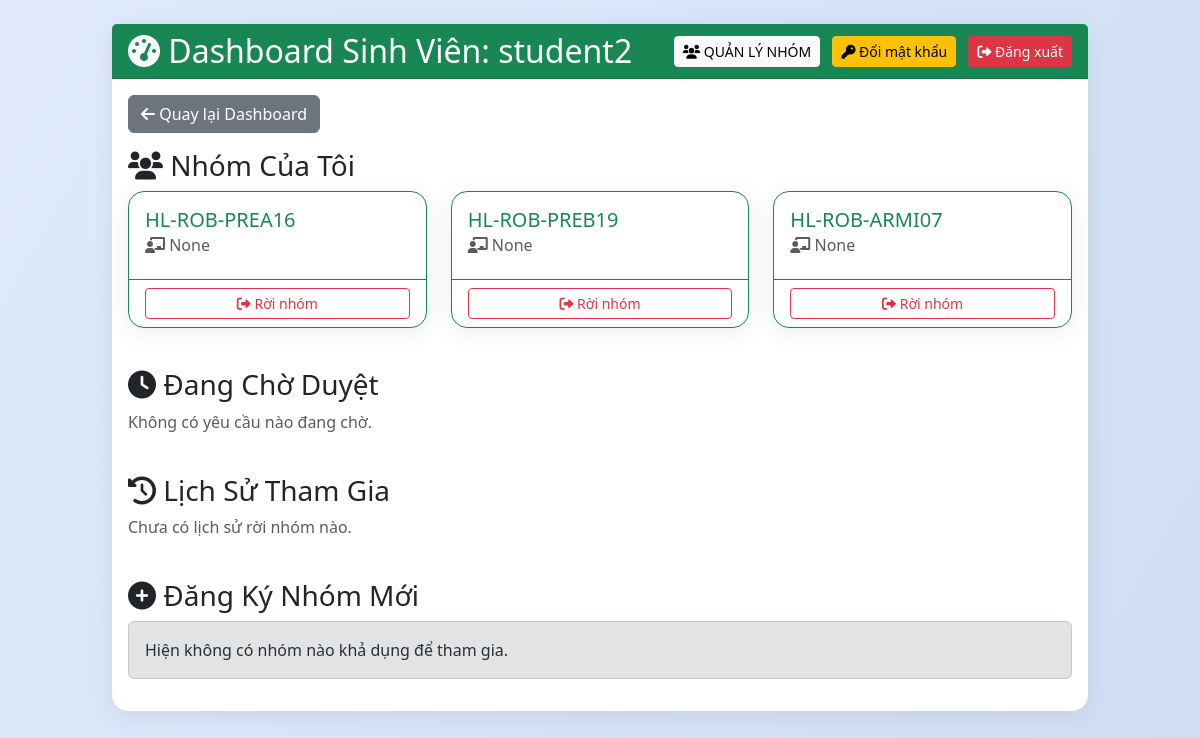
/student/groups (signed in), run on the app's committed database.
### tables this page shows
CREATE TABLE users (
            id INTEGER PRIMARY KEY AUTOINCREMENT,
            username TEXT UNIQUE,
            password TEXT,
            role TEXT,
            email TEXT UNIQUE,
            rsa_private BLOB,
            salt TEXT,
            full_name TEXT,
            student_id TEXT,
            class_name TEXT,
            status TEXT DEFAULT 'approved',
            approval_note TEXT,
            selected_teachers TEXT,
            teacher_id TEXT,
            failed_attempts INTEGER DEFAULT 0,
            lock_until TEXT
        , is_deleted INTEGER DEFAULT 0, is_locked INTEGER DEFAULT 0);

CREATE TABLE groups (
            id INTEGER PRIMARY KEY AUTOINCREMENT,
            name TEXT,
            teacher_id INTEGER,
            description TEXT,
            code TEXT
        , aes_key BLOB);

### app.py (the view, shortened to what this page needs)
@app.route('/student/groups', methods=['GET','POST'])
@login_required
def student_groups():
    if current_user.role != 'student': return redirect('/dashboard')
    my_groups = c.execute("""
        SELECT g.id, g.name, u.full_name as teacher_name, g.description
        FROM groups g
        JOIN group_members gm ON g.id = gm.group_id
        JOIN users u ON g.teacher_id = u.id
        WHERE gm.student_id=? AND gm.status='approved'
    """, (current_user.id,)).fetchall()
    pending_groups = c.execute("""
        SELECT g.id, g.name, u.full_name, gm.student_note
        FROM groups g
        JOIN group_members gm ON g.id = gm.group_id
        JOIN users u ON g.teacher_id = u.id
        WHERE gm.student_id=? AND gm.status='pending'
    """, (current_user.id,)).fetchall()
    all_groups = c.execute("SELECT g.id, g.name, u.full_name, g.description, g.code FROM groups g JOIN users u ON g.teacher_id=u.id").fetchall()
    available_groups = []
    for g in all_groups:
        gid = g[0]
        status_row = c.execute("SELECT status FROM group_members WHERE group_id=? AND student_id=?", (gid, current_user.id)).fetchone()
        status = status_row[0] if status_row else None
        if status not in ['approved', 'pending', 'blocked']:
            available_groups.append(g)
    history_groups = c.execute("""
        SELECT g.id, g.name, u.full_name as teacher_name, g.description
        FROM groups g
        JOIN group_members gm ON g.id = gm.group_id
        JOIN users u ON g.teacher_id = u.id
        WHERE gm.student_id=? AND gm.status='left'
    """, (current_user.id,)).fetchall()
    return render_template('student_groups.html', my_groups=my_groups, pending_groups=pending_groups, available_groups=available_groups, history_groups=history_groups)

### app.py (called while the page is built)
@login_manager.user_loader
def load_user(uid):
    row = c.execute("SELECT id, username, role, email FROM users WHERE id=?",(uid,)).fetchone()
    return User(*row) if row else None

@app.before_request
def ensure_csrf_token():
    if 'csrf_token' not in session:
        session['csrf_token'] = secrets.token_hex(16)

@app.after_request
def set_security_headers(resp):
    resp.headers['X-Frame-Options'] = 'SAMEORIGIN'
    resp.headers['X-Content-Type-Options'] = 'nosniff'
    resp.headers['Referrer-Policy'] = 'no-referrer'
    resp.headers['Content-Security-Policy'] = "default-src 'self'; script-src 'self' https://cdn.jsdelivr.net 'unsafe-inline' blob:; worker-src 'self' blob:; style-src 'self' https://cdn.jsdelivr.net https://cdnjs.cloudflare.com 'unsafe-inline'; font-src 'self' https://cdnjs.cloudflare.com; img-src 'self' data:; frame-ancestors 'self'; object-src 'none'"
    return resp

### templates/student_groups.html (shortened to what this page needs)
{% extends "base.html" %}
{% block content %}
<div class="mb-3">
    <a href="/dashboard" class="btn btn-secondary"><i class="fas fa-arrow-left"></i> Quay lại Dashboard</a>
</div>
<div class="row">
    <div class="col-md-12 mb-4">
        <h3><i class="fas fa-users"></i> Nhóm Của Tôi</h3>
        {% if my_groups %}
        <div class="row">
            {% for group in my_groups %}
            <div class="col-md-4 mb-3">
                <div class="card h-100 border-success">
                    <div class="card-body">
                        <h5 class="card-title text-success">
                            <a href="/student/group/{{ group[0] }}" class="text-decoration-none text-success stretched-link">
                                {{ group[1] }}
                            </a>
                        </h5>
                        <h6 class="card-subtitle mb-2 text-muted"><i class="fas fa-chalkboard-teacher"></i> {{ group[2] }}</h6>
                    </div>
                    <div class="card-footer bg-transparent border-success position-relative">
                        <form method="post" onsubmit="return confirm('Bạn có chắc chắn muốn rời khỏi nhóm này? Giáo viên sẽ nhận được thông báo.');" style="position: relative; z-index: 2;">
                            <button type="submit" class="btn btn-outline-danger btn-sm w-100">
                                <i class="fas fa-sign-out-alt"></i> Rời nhóm
                            </button>
                        </form>
                    </div>
                </div>
            </div>
            {% endfor %}
        </div>
        {% else %}
        <div class="alert alert-info">Bạn chưa tham gia nhóm nào.</div>
        {% endif %}
    </div>
    <div class="col-md-12 mb-4">
        <h3><i class="fas fa-clock"></i> Đang Chờ Duyệt</h3>
        {% if pending_groups %}
        <div class="list-group">
            {% for group in pending_groups %}
            <div class="list-group-item list-group-item-warning d-flex justify-content-between align-items-center">
                <div>
                    <h5 class="mb-1">{{ group[1] }}</h5>
                    <small>Giáo viên: {{ group[2] }}</small>
                    {% if group[3] %}
                    <br><small class="text-muted"><em>Ghi chú của bạn: {{ group[3] }}</em></small>
                    {% endif %}
                </div>
                <span class="badge bg-warning text-dark">Pending</span>
            </div>
            {% endfor %}
        </div>
        {% else %}
        <p class="text-muted">Không có yêu cầu nào đang chờ.</p>
        {% endif %}
    </div>
    <div class="col-md-12 mb-4">
        <h3><i class="fas fa-history"></i> Lịch Sử Tham Gia</h3>
        {% if history_groups %}
        <div class="row">
            {% for group in history_groups %}
            <div class="col-md-4 mb-3">
                <div class="card h-100 border-secondary bg-light">
                    <div class="card-body">
                        <h5 class="card-title text-secondary">
                            <a href="/student/group/{{ group[0] }}" class="text-decoration-none text-secondary stretched-link">
                                {{ group[1] }}
                            </a>
                        </h5>
                        <h6 class="card-subtitle mb-2 text-muted"><i class="fas fa-chalkboard-teacher"></i> {{ group[2] }}</h6>
                        <p class="card-text">{{ group[3] }}</p>
                        <span class="badge bg-secondary">Đã rời nhóm</span>
                    </div>
                    <div class="card-footer bg-transparent border-secondary position-relative" style="z-index: 2;">
                         <button class="btn btn-outline-primary btn-sm w-100" data-bs-toggle="modal" data-bs-target="#joinModal{{ group[0] }}">
                            <i class="fas fa-undo"></i> Xin vào lại
                        </button>
                    </div>
                </div>
            </div>
            {% endfor %}
        </div>
        {% else %}
        <p class="text-muted">Chưa có lịch sử rời nhóm nào.</p>
        {% endif %}
    </div>
    <div class="col-md-12">
        <h3><i class="fas fa-plus-circle"></i> Đăng Ký Nhóm Mới</h3>
        {% if available_groups %}
        <div class="table-responsive">
            <table class="table table-hover">
                <thead class="table-light">
                    <tr>
                        <th>Tên Nhóm</th>
                        <th>Giáo viên</th>
                        <th>Mô tả</th>
                        <th>Hành động</th>
                    </tr>
                </thead>
                <tbody>
                    {% for group in available_groups %}
                    <tr>
                        <td class="fw-bold">{{ group[1] }}</td>
                        <td>{{ group[2] }}</td>
                        <td>{{ group[3] }}</td>
                        <td>
                            <button class="btn btn-primary btn-sm" data-bs-toggle="modal" data-bs-target="#joinModal{{ group[0] }}">
                                <i class="fas fa-user-plus"></i> Tham gia
                            </button>
                            <div class="modal fade" id="joinModal{{ group[0] }}" tabindex="-1" aria-hidden="true">
                                <div class="modal-dialog">
                                    <div class="modal-content">
                                        <div class="modal-header">
                                            <h5 class="modal-title">Xin vào nhóm: {{ group[1] }}</h5>
                                            <button type="button" class="btn-close" data-bs-dismiss="modal" aria-label="Close"></button>
                                        </div>
                                        <form method="post">
                                            <div class="modal-body">
                                                <input type="hidden" name="csrf_token" value="{{ session.csrf_token }}">
                                                <input type="hidden" name="action" value="join">
                                                <input type="hidden" name="group_id" value="{{ group[0] }}">
                                                <div class="mb-3">
                                                    <label class="form-label">Lời nhắn cho giáo viên (tùy chọn):</label>
                                                    <textarea name="student_note" class="form-control" rows="3" placeholder="Em là... xin vào lớp..."></textarea>
                                                </div>
                                            </div>
                                            <div class="modal-footer">
                                                <button type="button" class="btn btn-secondary" data-bs-dismiss="modal">Hủy</button>
                                                <button type="submit" class="btn btn-primary">Gửi yêu cầu</button>
                                            </div>
                                        </form>
                                    </div>
                                </div>
                            </div>
                        </td>
                    </tr>
                    {% endfor %}
                </tbody>
            </table>
        </div>
        {% else %}
        <div class="alert alert-secondary">Hiện không có nhóm nào khả dụng để tham gia.</div>
        {% endif %}
    </div>
</div>
{% endblock %}

### templates/base.html (shortened to what this page needs)
<!DOCTYPE html>
<html lang="vi">
<head>
    <link href="https://cdn.jsdelivr.net/npm/bootstrap@5.3.0/dist/css/bootstrap.min.css" rel="stylesheet">
    <link href="https://cdnjs.cloudflare.com/ajax/libs/font-awesome/6.0.0/css/all.min.css" rel="stylesheet">
    <link rel="stylesheet" href="{{ url_for('static', filename='css/style.css') }}">
</head>
<body class="bg-light">
    <div class="container-fluid py-4">
        <div class="row justify-content-center">
            <div class="col-lg-10">
                <div class="card card-custom">
                    {% block header %}
                    {% if current_user.is_authenticated %}
                    <div class="card-header {% if current_user.role == 'teacher' %}bg-primary{% elif current_user.role == 'student' %}bg-success{% elif current_user.role == 'admin' %}bg-dark{% endif %} text-white d-flex justify-content-between align-items-center">
                        <h2 class="mb-0">
                            <i class="fas fa-tachometer-alt"></i>
                            {% if current_user.role == 'teacher' %}Hệ thống Quản Lý Đề thi{% elif current_user.role == 'student' %}Dashboard Sinh Viên: {{ current_user.username }}{% else %}Quản Trị Hệ Thống{% endif %}
                        </h2>
                        <div>
                            {% if current_user.role == 'student' %}
                            <a href="/student/groups" class="btn btn-light btn-sm me-2">
                                <i class="fas fa-users"></i> QUẢN LÝ NHÓM
                            </a>
                            <a href="{{ url_for('change_password') }}" class="btn btn-warning btn-sm me-2">
                                <i class="fas fa-key"></i> Đổi mật khẩu
                            </a>
                            {% endif %}
                            <a href="{{ url_for('logout') }}" class="btn btn-danger btn-sm">
                                <i class="fas fa-sign-out-alt"></i> Đăng xuất
                            </a>
                        </div>
                    </div>
                    {% endif %}
                    {% endblock %}
                    <div class="card-body {% if not current_user.is_authenticated %}p-0 border-0{% endif %}">
                        {% block content %}{% endblock %}
                    </div>
                </div>
            </div>
        </div>
    </div>
</body>
</html>

### static/css/style.css (style rules this page uses)
body { font-family: 'Segoe UI', 'Roboto', Arial, sans-serif; background: linear-gradient(120deg, #e0eafc 0%, #cfdef3 100%); }
.card { border-radius: 16px; box-shadow: 0 4px 24px rgba(0,0,0,0.08); }
.card-header { border-radius: 16px 16px 0 0; }

### templates/base.html (style rules this page uses)
.card-custom { border: none; box-shadow: 0 4px 8px rgba(0,0,0,0.1); margin-bottom: 20px; }

### data on the page
users: username "student2"
groups: name "HL-ROB-PREA16", group "None"
groups: name "HL-ROB-PREB19", group "None"
groups: name "HL-ROB-ARMI07", group "None"
